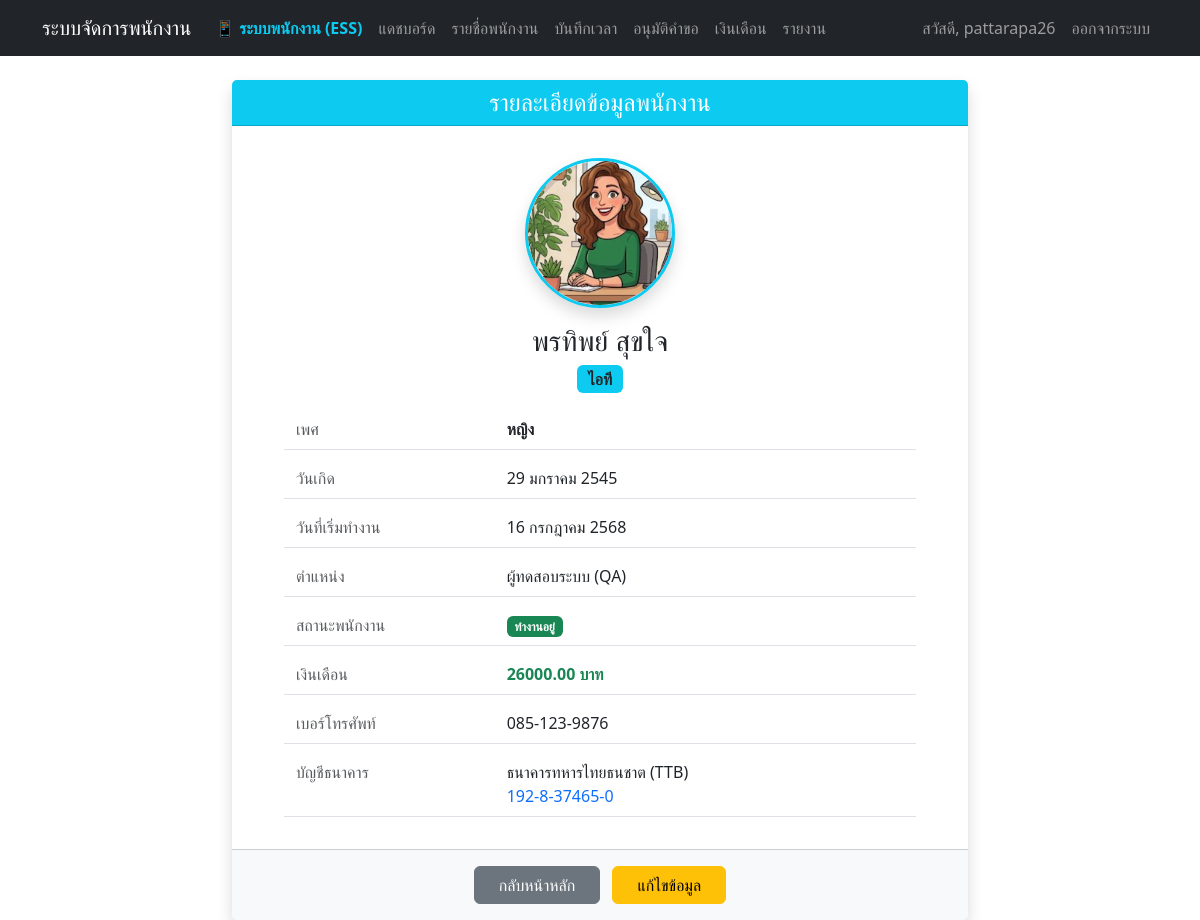
Page /detail/12/ (signed in) on the committed database.
### myapp/models.py (models this page shows, shortened)
class Employee(models.Model):
    title = models.CharField(max_length=10, choices=TITLE_CHOICES, default='นาย', verbose_name="คำนำหน้าชื่อ")
    first_name = models.CharField(max_length=100, verbose_name="ชื่อ")
    last_name = models.CharField(max_length=100, verbose_name="นามสกุล")
    gender = models.CharField(max_length=1, choices=GENDER_CHOICES, verbose_name="เพศ")
    birth_date = models.DateField(verbose_name="วัน-เดือน-ปี เกิด (YYYY-MM-DD)")
    salary = models.DecimalField(max_digits=10, decimal_places=2, verbose_name="เงินเดือน")
    department = models.CharField(max_length=20, choices=DEPT_CHOICES, verbose_name="แผนก")
    position = models.CharField(max_length=100, null=True, blank=True, verbose_name="ตำแหน่ง")
    hire_date = models.DateField(null=True, blank=True, verbose_name="วันที่เริ่มทำงาน")
    status = models.CharField(max_length=20, choices=STATUS_CHOICES, default='active', verbose_name="สถานะพนักงาน")
    phone_number = models.CharField(max_length=15, null=True, blank=True, verbose_name="เบอร์โทรศัพท์")
    bank_name = models.CharField(max_length=50, choices=BANK_CHOICES, null=True, blank=True, verbose_name="ชื่อธนาคาร")
    bank_account = models.CharField(max_length=50, null=True, blank=True, verbose_name="เลขบัญชีธนาคาร")
    photo = models.ImageField(upload_to='employee_photos/', null=True, blank=True, verbose_name="รูปภาพประจำตัว")

### myapp/views.py (the view)
# urls.py: path('detail/<int:pk>/', views.employee_detail, name='detail'),
@login_required
@user_passes_test(is_admin, login_url='ess_dashboard')
def employee_detail(request, pk):
    employee = get_object_or_404(Employee, pk=pk)
    return render(request, 'detail.html', {'employee': employee})

### myapp/views.py (called while the page is built)
def is_admin(user):
    return user.is_staff

### templates/detail.html
{% extends 'basetemplate.html' %}
{% block content %}
<div class="row justify-content-center">
    <div class="col-md-8">
        <div class="card shadow border-0">
            <div class="card-header bg-info text-white text-center">
                <h4 class="mb-0">รายละเอียดข้อมูลพนักงาน</h4>
            </div>
            <div class="card-body text-center mt-3">
                {% if employee.photo %}
                    <img src="{{ employee.photo.url }}" width="150" height="150" class="rounded-circle mb-3 shadow" style="object-fit: cover; border: 3px solid #0dcaf0;">
                {% else %}
                    <div class="bg-secondary text-white rounded-circle d-inline-flex align-items-center justify-content-center mb-3 shadow" style="width: 150px; height: 150px; font-size: 3rem;">
                        👤
                    </div>
                {% endif %}
                <h3>{{ employee.first_name }} {{ employee.last_name }}</h3>
                <p class="text-muted mb-4"><span class="badge bg-info text-dark fs-6">{{ employee.get_department_display }}</span></p>
                <div class="text-start px-md-5 px-3">
                    <div class="row mb-3 border-bottom pb-2">
                        <div class="col-sm-4 text-muted">เพศ</div>
                        <div class="col-sm-8 fw-bold">{{ employee.get_gender_display }}</div>
                    </div>
                    <div class="row mb-3 border-bottom pb-2">
                        <div class="col-sm-4 text-muted">วันเกิด</div>
                        <div class="col-sm-8">{{ employee.birth_date }}</div>
                    </div>
                    <div class="row mb-3 border-bottom pb-2">
                        <div class="col-sm-4 text-muted">วันที่เริ่มทำงาน</div>
                        <div class="col-sm-8">{{ employee.hire_date|default:"-" }}</div>
                    </div>
                    <div class="row mb-3 border-bottom pb-2">
                        <div class="col-sm-4 text-muted">ตำแหน่ง</div>
                        <div class="col-sm-8">{{ employee.position|default:"-" }}</div>
                    </div>
                    <div class="row mb-3 border-bottom pb-2">
                        <div class="col-sm-4 text-muted">สถานะพนักงาน</div>
                        <div class="col-sm-8">
                            {% if employee.status == 'active' %}
                                <span class="badge bg-success">ทำงานอยู่</span>
                            {% elif employee.status == 'probation' %}
                                <span class="badge bg-warning text-dark">ทดลองงาน</span>
                            {% elif employee.status == 'resigned' %}
                                <span class="badge bg-danger">ลาออก</span>
                            {% else %}
                                -
                            {% endif %}
                        </div>
                    </div>
                    <div class="row mb-3 border-bottom pb-2">
                        <div class="col-sm-4 text-muted">เงินเดือน</div>
                        <div class="col-sm-8 text-success fw-bold">{{ employee.salary }} บาท</div>
                    </div>
                    <div class="row mb-3 border-bottom pb-2">
                        <div class="col-sm-4 text-muted">เบอร์โทรศัพท์</div>
                        <div class="col-sm-8">{{ employee.phone_number|default:"-" }}</div>
                    </div>
                    <div class="row mb-3 border-bottom pb-2">
                        <div class="col-sm-4 text-muted">บัญชีธนาคาร</div>
                        <div class="col-sm-8">
                            {% if employee.bank_name %}
                                {{ employee.get_bank_name_display }}<br>
                            {% endif %}
                            <span class="text-primary">{{ employee.bank_account|default:"-" }}</span>
                        </div>
                    </div>
                </div>
            </div>
            <div class="card-footer text-center py-3 bg-light">
                <a href="{% url 'index' %}" class="btn btn-secondary px-4 me-2">กลับหน้าหลัก</a>
                {% if perms.myapp.change_employee %}
                    <a href="{% url 'update' employee.pk %}" class="btn btn-warning px-4">แก้ไขข้อมูล</a>
                {% endif %}
            </div>
        </div>
    </div>
</div>
{% endblock %}

### templates/basetemplate.html (shortened to what this page needs)
<!DOCTYPE html>
<html lang="th">
<head>
    <link href="https://cdn.jsdelivr.net/npm/bootstrap@5.3.0/dist/css/bootstrap.min.css" rel="stylesheet">
</head>
<body>
    <nav class="navbar navbar-expand-lg navbar-dark bg-dark mb-4">
        <div class="container">
            <a class="navbar-brand" href="{% url 'dashboard' %}">ระบบจัดการพนักงาน</a>
            <div class="collapse navbar-collapse">
                <ul class="navbar-nav me-auto">
                    <li class="nav-item">
                        <a class="nav-link fw-bold text-info" href="{% url 'ess_dashboard' %}">📱 ระบบพนักงาน (ESS)</a>
                    </li>
                    {% if user.is_staff %}
                    <li class="nav-item"><a class="nav-link" href="{% url 'dashboard' %}">แดชบอร์ด</a></li>
                    <li class="nav-item"><a class="nav-link" href="{% url 'index' %}">รายชื่อพนักงาน</a></li>
                    <li class="nav-item"><a class="nav-link" href="{% url 'attendance' %}">บันทึกเวลา</a></li>
                    <li class="nav-item"><a class="nav-link" href="{% url 'approval' %}">อนุมัติคำขอ</a></li>
                    <li class="nav-item"><a class="nav-link" href="{% url 'payroll' %}">เงินเดือน</a></li>
                    <li class="nav-item"><a class="nav-link" href="{% url 'reports' %}">รายงาน</a></li>
                    {% endif %}
                </ul>
                <ul class="navbar-nav">
                    {% if user.is_authenticated %}
                        <li class="nav-item"><a class="nav-link" href="{% url 'profile' %}">สวัสดี, {{ user.username }}</a></li>
                        <li class="nav-item">
                            <form method="post" action="{% url 'logout' %}">
                                <button type="submit" class="btn btn-link nav-link">ออกจากระบบ</button>
                            </form>
                        </li>
                    {% else %}
                        <li class="nav-item"><a class="nav-link" href="{% url 'login' %}">เข้าสู่ระบบ</a></li>
                        <li class="nav-item"><a class="nav-link" href="{% url 'register' %}">สมัครสมาชิก</a></li>
                    {% endif %}
                </ul>
            </div>
        </div>
    </nav>
    <div class="container">
        {% block content %}{% endblock %}
    </div>
</body>
</html>

### rows in the picture
Employee: photo (picture), first_name "พรทิพย์", last_name "สุขใจ", department "ไอที", gender "หญิง", birth_date "29 มกราคม 2545", hire_date "16 กรกฎาคม 2568", position "ผู้ทดสอบระบบ (QA)", salary "26000.00", phone_number "085-123-9876", bank_name "ธนาคารทหารไทยธนชาต (TTB)", bank_account "192-8-37465-0"

### other values in the picture
{{ user.username }} "pattarapa26"
